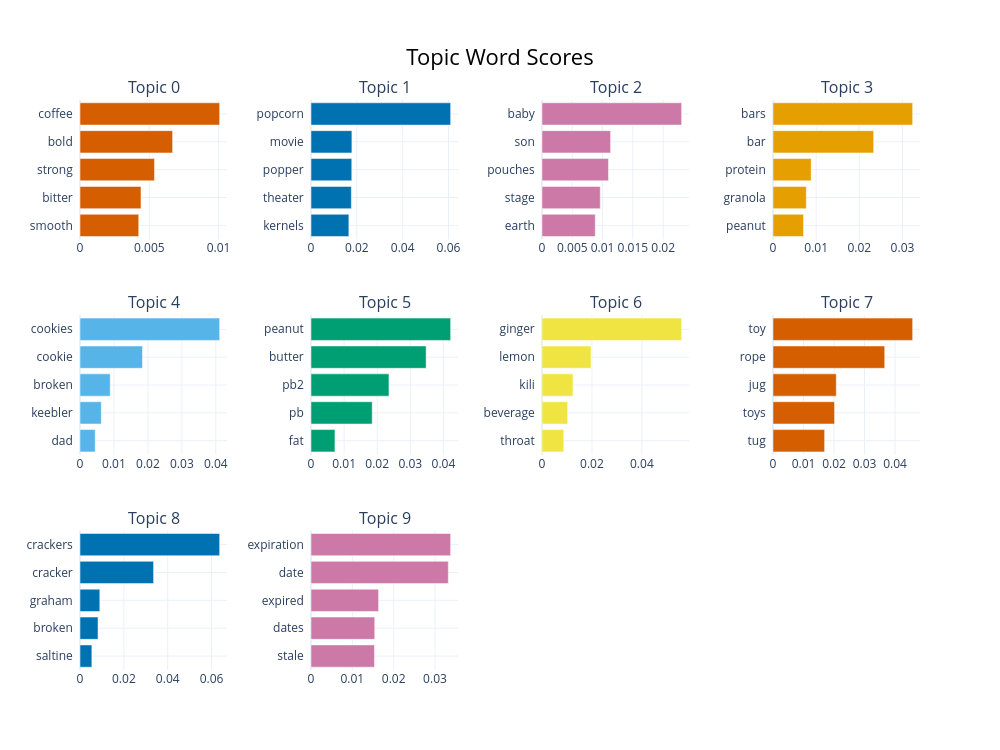

Write notebook code for a chart like this one.
### Code cell
topic_model.visualize_barchart(top_n_topics=10)

### Figure 1 — Plotly figure (JSON) as saved in the notebook; plotly's stock layout.template omitted (floating-point values rounded to 4 significant figures)
{"data": [{"marker": {"color": "#D55E00"}, "orientation": "h", "type": "bar", "x": [0.004238, 0.004401, 0.005373, 0.006681, 0.01008], "xaxis": "x", "y": ["smooth  ", "bitter  ", "strong  ", "bold  ", "coffee  "], "yaxis": "y"}, {"marker": {"color": "#0072B2"}, "orientation": "h", "type": "bar", "x": [0.01652, 0.01761, 0.01779, 0.01784, 0.06093], "xaxis": "x2", "y": ["kernels  ", "theater  ", "popper  ", "movie  ", "popcorn  "], "yaxis": "y2"}, {"marker": {"color": "#CC79A7"}, "orientation": "h", "type": "bar", "x": [0.008792, 0.009622, 0.01097, 0.01132, 0.02305], "xaxis": "x3", "y": ["earth  ", "stage  ", "pouches  ", "son  ", "baby  "], "yaxis": "y3"}, {"marker": {"color": "#E69F00"}, "orientation": "h", "type": "bar", "x": [0.007066, 0.007715, 0.008847, 0.02333, 0.03236], "xaxis": "x4", "y": ["peanut  ", "granola  ", "protein  ", "bar  ", "bars  "], "yaxis": "y4"}, {"marker": {"color": "#56B4E9"}, "orientation": "h", "type": "bar", "x": [0.004472, 0.006274, 0.008902, 0.01839, 0.04112], "xaxis": "x5", "y": ["dad  ", "keebler  ", "broken  ", "cookie  ", "cookies  "], "yaxis": "y5"}, {"marker": {"color": "#009E73"}, "orientation": "h", "type": "bar", "x": [0.007238, 0.01849, 0.02355, 0.03478, 0.04218], "xaxis": "x6", "y": ["fat  ", "pb  ", "pb2  ", "butter  ", "peanut  "], "yaxis": "y6"}, {"marker": {"color": "#F0E442"}, "orientation": "h", "type": "bar", "x": [0.00871, 0.01029, 0.01239, 0.01964, 0.05593], "xaxis": "x7", "y": ["throat  ", "beverage  ", "kili  ", "lemon  ", "ginger  "], "yaxis": "y7"}, {"marker": {"color": "#D55E00"}, "orientation": "h", "type": "bar", "x": [0.01691, 0.02017, 0.02073, 0.03661, 0.04576], "xaxis": "x8", "y": ["tug  ", "toys  ", "jug  ", "rope  ", "toy  "], "yaxis": "y8"}, {"marker": {"color": "#0072B2"}, "orientation": "h", "type": "bar", "x": [0.005406, 0.008224, 0.009033, 0.03355, 0.06368], "xaxis": "x9", "y": ["saltine  ", "broken  ", "graham  ", "cracker  ", "crackers  "], "yaxis": "y9"}, {"marker": {"color": "#CC79A7"}, "orientation": "h", "type": "bar", "x": [0.01536, 0.01542, 0.01636, 0.03322, 0.03378], "xaxis": "x10", "y": ["stale  ", "dates  ", "expired  ", "date  ", "expiration  "], "yaxis": "y10"}], "layout": {"annotations": [{"font": {"size": 16}, "showarrow": false, "text": "Topic 0", "x": 0.0875, "xanchor": "center", "xref": "paper", "y": 1, "yanchor": "bottom", "yref": "paper"}, {"font": {"size": 16}, "showarrow": false, "text": "Topic 1", "x": 0.3625, "xanchor": "center", "xref": "paper", "y": 1, "yanchor": "bottom", "yref": "paper"}, {"font": {"size": 16}, "showarrow": false, "text": "Topic 2", "x": 0.6375, "xanchor": "center", "xref": "paper", "y": 1, "yanchor": "bottom", "yref": "paper"}, {"font": {"size": 16}, "showarrow": false, "text": "Topic 3", "x": 0.9125, "xanchor": "center", "xref": "paper", "y": 1, "yanchor": "bottom", "yref": "paper"}, {"font": {"size": 16}, "showarrow": false, "text": "Topic 4", "x": 0.0875, "xanchor": "center", "xref": "paper", "y": 0.6222, "yanchor": "bottom", "yref": "paper"}, {"font": {"size": 16}, "showarrow": false, "text": "Topic 5", "x": 0.3625, "xanchor": "center", "xref": "paper", "y": 0.6222, "yanchor": "bottom", "yref": "paper"}, {"font": {"size": 16}, "showarrow": false, "text": "Topic 6", "x": 0.6375, "xanchor": "center", "xref": "paper", "y": 0.6222, "yanchor": "bottom", "yref": "paper"}, {"font": {"size": 16}, "showarrow": false, "text": "Topic 7", "x": 0.9125, "xanchor": "center", "xref": "paper", "y": 0.6222, "yanchor": "bottom", "yref": "paper"}, {"font": {"size": 16}, "showarrow": false, "text": "Topic 8", "x": 0.0875, "xanchor": "center", "xref": "paper", "y": 0.2444, "yanchor": "bottom", "yref": "paper"}, {"font": {"size": 16}, "showarrow": false, "text": "Topic 9", "x": 0.3625, "xanchor": "center", "xref": "paper", "y": 0.2444, "yanchor": "bottom", "yref": "paper"}], "height": 750, "hoverlabel": {"bgcolor": "white", "font": {"family": "Rockwell", "size": 16}}, "showlegend": false, "title": {"font": {"color": "Black", "size": 22}, "text": "Topic Word Scores", "x": 0.5, "xanchor": "center", "yanchor": "top"}, "width": 1000, "xaxis": {"anchor": "y", "domain": [0, 0.175], "showgrid": true}, "xaxis10": {"anchor": "y10", "domain": [0.275, 0.45], "showgrid": true}, "xaxis11": {"anchor": "y11", "domain": [0.55, 0.725], "showgrid": true}, "xaxis12": {"anchor": "y12", "domain": [0.825, 1], "showgrid": true}, "xaxis2": {"anchor": "y2", "domain": [0.275, 0.45], "showgrid": true}, "xaxis3": {"anchor": "y3", "domain": [0.55, 0.725], "showgrid": true}, "xaxis4": {"anchor": "y4", "domain": [0.825, 1], "showgrid": true}, "xaxis5": {"anchor": "y5", "domain": [0, 0.175], "showgrid": true}, "xaxis6": {"anchor": "y6", "domain": [0.275, 0.45], "showgrid": true}, "xaxis7": {"anchor": "y7", "domain": [0.55, 0.725], "showgrid": true}, "xaxis8": {"anchor": "y8", "domain": [0.825, 1], "showgrid": true}, "xaxis9": {"anchor": "y9", "domain": [0, 0.175], "showgrid": true}, "yaxis": {"anchor": "x", "domain": [0.7556, 1], "showgrid": true}, "yaxis10": {"anchor": "x10", "domain": [0, 0.2444], "showgrid": true}, "yaxis11": {"anchor": "x11", "domain": [0, 0.2444], "showgrid": true}, "yaxis12": {"anchor": "x12", "domain": [0, 0.2444], "showgrid": true}, "yaxis2": {"anchor": "x2", "domain": [0.7556, 1], "showgrid": true}, "yaxis3": {"anchor": "x3", "domain": [0.7556, 1], "showgrid": true}, "yaxis4": {"anchor": "x4", "domain": [0.7556, 1], "showgrid": true}, "yaxis5": {"anchor": "x5", "domain": [0.3778, 0.6222], "showgrid": true}, "yaxis6": {"anchor": "x6", "domain": [0.3778, 0.6222], "showgrid": true}, "yaxis7": {"anchor": "x7", "domain": [0.3778, 0.6222], "showgrid": true}, "yaxis8": {"anchor": "x8", "domain": [0.3778, 0.6222], "showgrid": true}, "yaxis9": {"anchor": "x9", "domain": [0, 0.2444], "showgrid": true}}}
